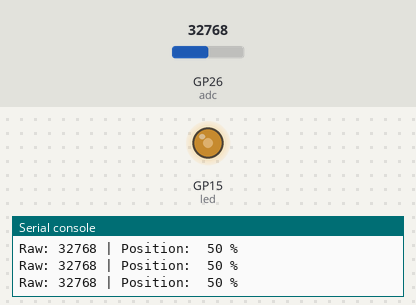
Simulated run of this program. Board: Raspberry Pi Pico running MicroPython. Shown: output pins drawn as LEDs (lit = HIGH), the last lines printed to the serial console. The test bench sets the inputs (shaded band); at power-on: GP26 (adc) = 32768 (analog values on the 0–65535 scale).

Above: at 1.2 s.
1.3 s: GP26 (adc) set to 7864
At 2.5 s:
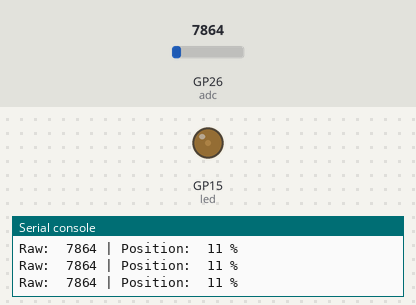
2.8 s: GP26 (adc) set to 0
At 4.0 s:
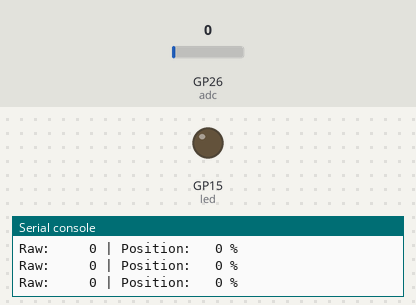
4.3 s: GP26 (adc) set to 65535
At 5.5 s:
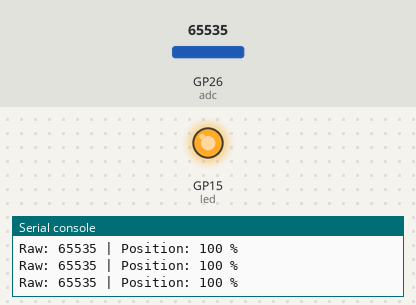
5.8 s: GP26 (adc) set to 45874
At 7.1 s:
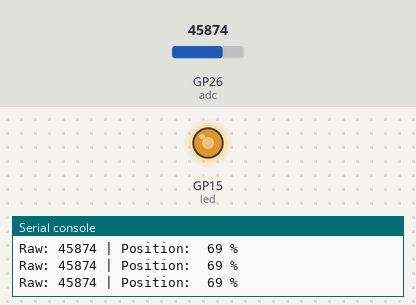
Timing chart, 0 to 8.3 s (numbered marks = the images above; inputs shaded):
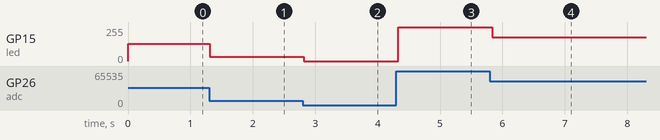

Measured:
- after the input at 1.3 s, GP15 (led): 128/255 → 31/255 at once
- after the input at 2.8 s, GP15 (led): 31/255 → 0/255 at once
- after the input at 4.3 s, GP15 (led): 0/255 → 255/255 at once
- after the input at 5.8 s, GP15 (led): 255/255 → 178/255 at once

The program:

example_2.py
```python
# Raspberry Pi Pico MicroPython example that averages ADC0 readings on GP26, computes percent, drives an LED on GP15 with 16-bit PWM, and prints values.
#
# Buy this module: https://shillehtek.com/products/slide-potentiometer-module-10k-arduino-esp32
# Full manual: https://shillehtek.com/blogs/shillehtek-product-manuals/slide-potentiometer-module-10k-arduino-esp32-manual
# More examples: https://github.com/shillehbean/shillehtek-examples
#

# 10K Slide Potentiometer - Pico MicroPython Example
# OTA->GP26 (ADC0), VCC->3V3(OUT), GND->GND
# Optional LED on GP15 via 220 ohm

from machine import ADC, Pin, PWM
import time

adc = ADC(26)
led = PWM(Pin(15))
led.freq(1000)

def read_smooth(n=16):
    return sum(adc.read_u16() for _ in range(n)) // n   # 0..65535

print("Slide the fader!")
while True:
    raw = read_smooth()
    percent = raw * 100 // 65535
    led.duty_u16(raw)             # direct 16-bit dimming

    print("Raw: {:5d} | Position: {:3d} %".format(raw, percent))
    time.sleep(0.1)
```
